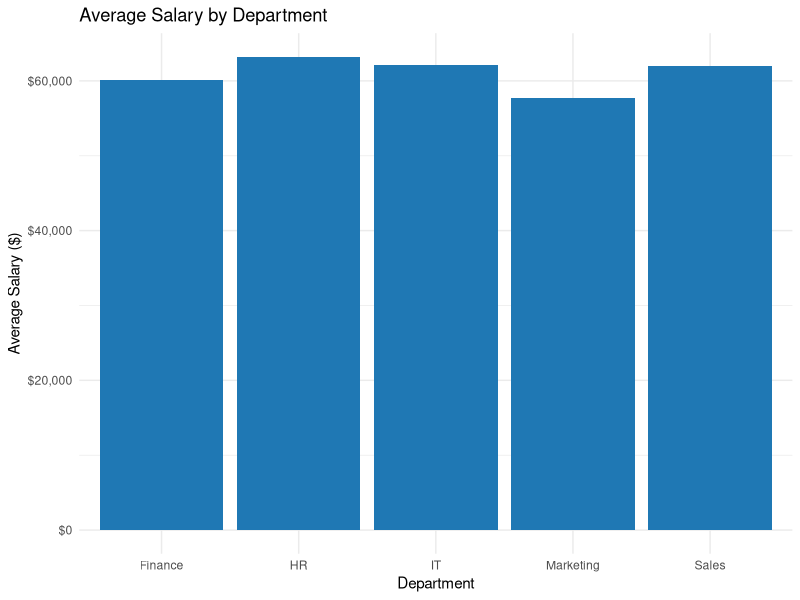
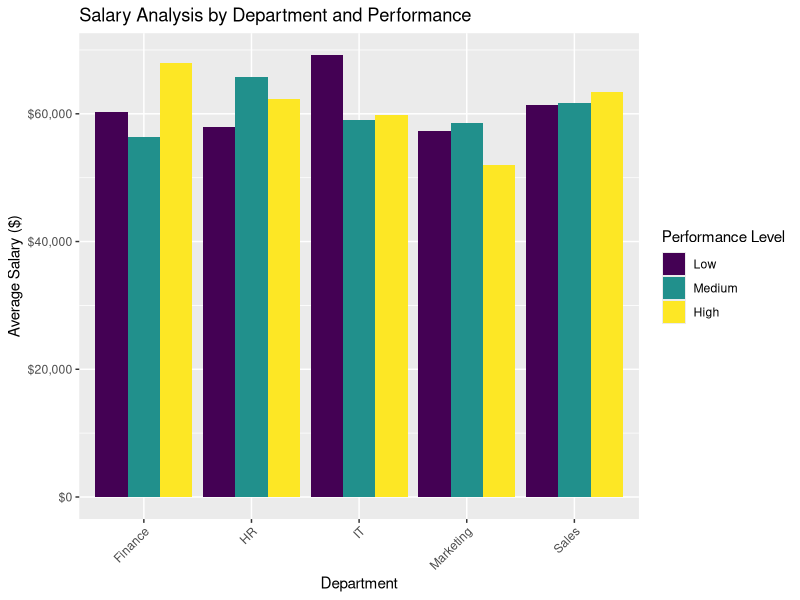
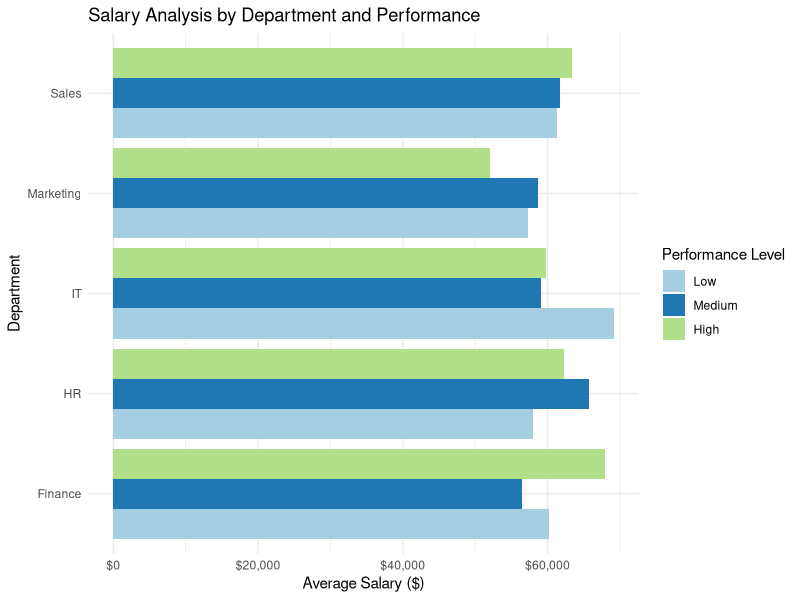
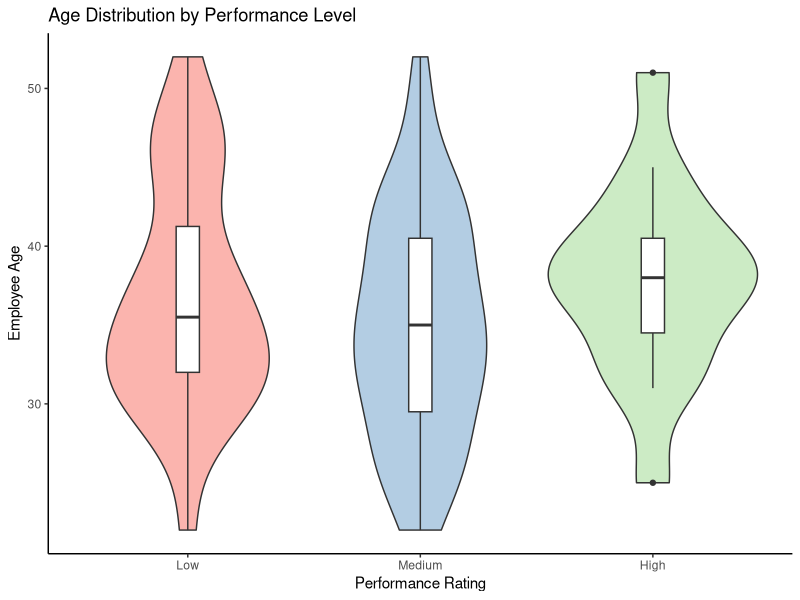
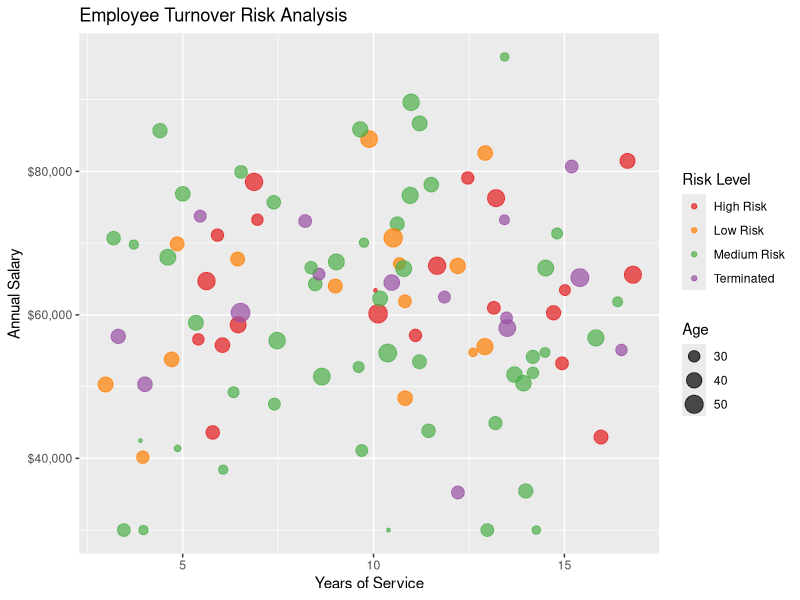

The R source for these figures, in order:
## ---- chunk 1
knitr::opts_chunk$set(echo = TRUE)
## ---- chunk 2
# R variables
# Examples of variables
A = 4.5          # Numeric
B = "House"      # Character
C = FALSE        # Logical

# Display the value of C
C
## ---- chunk 3
# R vectors
# Create vectors
A = c(1, 2, 3)                # Numeric vector
B = c("blue", "red", "yellow") # Character vector
C = c(TRUE, FALSE, FALSE)     # Logical vector

# Display the vector B
B

# Access specific elements of B
B[1:2]
## ---- chunk 4

# Create vectors
vectorA = c(1, 2, 3)
vectorB = c(4, 5, 6)

# Combine vectors into matrices
Matrix1 = rbind(vectorA, vectorB)  # Combine by row
Matrix2 = cbind(vectorA, vectorB)  # Combine by column

# Display Matrix1
Matrix1

# Display Matrix2
Matrix2

# Check dimensions of Matrix2
dim(Matrix2)

# Access specific elements of Matrix2
Matrix2[2, 2]
## ---- chunk 5
# Create a numeric vector
vectorA = c(1, 3, 2, 2, 4, 1)

# Convert to a factor with labels
factorA = factor(vectorA, 
                 levels = c(1, 2, 3), 
                 labels = c("Primary", "Secondary", "Tertiary"))

# Display factorA
factorA
## ---- chunk 6
# Create vectors
edu = c(1, 2, 3)
edu = factor(edu, 
             levels = c(1, 2, 3), 
             labels = c("Primary", "Secondary", "Tertiary"))
Name = c("Amira", "Jumana", "Carole")
Age = c(35, 32, 43)
Beneficiaries = c(TRUE, TRUE, FALSE)

# Combine vectors into a data frame
data = data.frame(Name, Age, Education = edu, Beneficiaries)

# Display the data frame
data

# Access specific columns
data$Education
data$Age
## ---- chunk 7
# Define a function to sum two numbers
sumNumbers = function(a, b) {
  y = a + b
  return(y)
}

# Use the function with  1 and 3 values as arguments. y= 1 + 3  will return as a result the 4
sumNumbers(1, 3)
## ---- chunk 8
# Example of if/else
x = 3
if (x < 0) {
  print("Negative")
} else if (x > 0) {
  print("Positive")
} else {
  print("Zero")
}
## ---- chunk 9
# Display numbers from 1 to 6
i = 1
while (i <= 6) {
  print(i)
  i = i + 1
}
## ---- chunk 10
# Sum numbers from 1 to 6
x = c(1, 2, 3, 4, 5, 6)
y = 0 # initialize y in 0
for (i in x) {
  y = y + i
}
y
## ---- chunk 11

# Create fake employee dataset
set.seed(123) # 

# Generate 100 employee records
employee_data <- data.frame(
  Employee_ID = 1001:1100,
  Name = paste0("Employee_", 1001:1100),
  Age = round(rnorm(100, mean = 35, sd = 8)),
  Active_Status = sample(c(TRUE, FALSE), 100, replace = TRUE, prob = c(0.85, 0.15)),
  Hire_Date = sample(seq(as.Date('2010-01-01'), as.Date('2023-12-31'), by = "day"), 100),
  Performance = sample(c("Low", "Medium", "High"), 100, replace = TRUE, 
                      prob = c(0.2, 0.6, 0.2)),
  Department = sample(c("Sales", "Marketing", "IT", "HR", "Finance"), 100, replace = TRUE),
  Salary = round(rnorm(100, mean = 60000, sd = 15000)),
  stringsAsFactors = FALSE
)

# Ensure age is between 22 and 65
employee_data$Age <- pmax(22, pmin(65, employee_data$Age))

# Clean up negative salaries
employee_data$Salary <- pmax(30000, employee_data$Salary)

# Convert Performance to ordered factor
employee_data$Performance <- factor(employee_data$Performance, 
                                   levels = c("Low", "Medium", "High"),
                                   ordered = TRUE)

# Add tenure in years
employee_data$Tenure <- as.numeric(difftime(Sys.Date(), employee_data$Hire_Date, units = "days"))/365.25

# Show structure
str(employee_data)
## ---- chunk 12
subdata <- employee_data[1:10,]
## ---- chunk 13
str(subdata)

unique(subdata$Name)
## ---- chunk 14
library(dplyr)
library(tidyverse)
## ---- chunk 15

# Correct using mutate() and pipeline (%>%)
subdata <- subdata %>%
  mutate(Name = if_else(Name %in% c("Employee_1001"),
                        "Renamed_1001",
                        Name))
unique(subdata$Name)
## ---- chunk 16
# Keep specific columns
subdata_new <- subdata %>%
  dplyr::select(c("Employee_ID", "Name", "Age"))

str(subdata_new)

# Remove specific columns
subdata_new <- subdata %>%
  dplyr::select(-c("Active_Status", "Hire_Date", "Performance"))

str(subdata_new)
## ---- chunk 17
subdata <- subdata %>%
  rename(
    Years_exp = Tenure
  )

str (subdata)
## ---- chunk 18
subdata_new <- subdata %>%
   filter(Age < 30 & Department %in% c("IT"))
## ---- chunk 19
summary_Age <- subdata %>%
  group_by(Name) %>%
  summarise(Average_Age = mean(Age))
## ---- chunk 20
table(subdata$Name, subdata$Performance)
## ---- chunk 21
library(readxl)
library(here)
library(dplyr)
library(tidyr)
library(lubridate)  
library(ggplot2)
library(scales)
library(openxlsx) # New library for Excel file manipulation

# Load the necessary libraries
library(dplyr)      # For data manipulation
library(ggplot2)    # For data visualization
library(scales)     # For formatting axis labels (e.g., currency)

# Start with the employee_data dataset and begin a pipeline
employee_data %>%
    # Group the data by the 'Department' column
  group_by(Department) %>%
  
  # Calculate the average salary for each department
  summarise(Avg_Salary = mean(Salary)) %>%
  
  # Begin creating a plot with ggplot2
  ggplot(aes(x = Department, y = Avg_Salary)) +
  
  # Add a bar chart layer using the actual average salary values
  geom_bar(stat = "identity", fill = "#1f78b4") +
  
  # Add a title and axis labels to the plot
  labs(title = "Average Salary by Department",
       x = "Department",
       y = "Average Salary ($)") +
  
  # Format the y-axis labels to display as currency
  scale_y_continuous(labels = dollar_format()) +
  
  # Apply a minimal theme for a clean look
  theme_minimal()


## ---- chunk 22
employee_data %>%
   group_by(Department, Performance) %>%
    summarise(Avg_Salary = mean(Salary)) %>%
  
  # Begin plotting: set Department on x-axis, Avg_Salary on y-axis, and fill bars by Performance
  ggplot(aes(x = Department, y = Avg_Salary, fill = Performance)) +
  
  # Create a bar chart with bars side-by-side for each performance level
  geom_bar(stat = "identity", position = position_dodge()) +

  # Add a title and axis/legend labels to the plot
  labs(
    title = "Salary Analysis by Department and Performance",
    y = "Average Salary ($)",
    fill = "Performance Level"
  ) +
  
  # Format the y-axis labels to display as currency
  scale_y_continuous(labels = dollar_format()) +
  
  # Rotate x-axis labels for better readability
  theme(axis.text.x = element_text(angle = 45, hjust = 1))

## ---- chunk 23
employee_data %>%
   group_by(Department, Performance) %>%
   summarise(Avg_Salary = mean(Salary)) %>%
   ggplot(aes(x = Department, y = Avg_Salary, fill = Performance)) +
   geom_bar(stat = "identity", position = position_dodge()) +
  # Apply a color palette for better visual distinction between performance levels
   scale_fill_brewer(palette = "Paired") +
  # Flips the coordinates
  coord_flip()+
  labs(
    title = "Salary Analysis by Department and Performance",
    y = "Average Salary ($)",
    fill = "Performance Level"
  ) +
 
  scale_y_continuous(labels = dollar_format()) +

# Apply a minimal theme for a clean look
  theme_minimal()

## ---- chunk 24
employee_data %>%
  ggplot(aes(x=Performance, y=Age, fill=Performance)) +
  geom_violin(show.legend=FALSE) + #new function rather than geom_bar
  geom_boxplot(width=0.1, fill="white") +
  scale_fill_brewer(palette="Pastel1") +
  labs(title="Age Distribution by Performance Level",
       x="Performance Rating",
       y="Employee Age") +
  theme_classic()
## ---- chunk 25

employee_data %>%
  # Create a new column 'Turnover_Risk' based on employee status, tenure, and performance
  mutate(Turnover_Risk = ifelse(!Active_Status, "Terminated",  # If not active, mark as Terminated
                               ifelse(Tenure > 5 & Performance == "Low", "High Risk",  # Long tenure + low performance = high risk
                                      ifelse(Tenure > 3 & Performance == "Medium", "Medium Risk", "Low Risk")))) %>%
  
  # Begin plotting: x-axis is Tenure, y-axis is Salary, color by Turnover_Risk, size by Age
  ggplot(aes(x = Tenure, y = Salary, color = Turnover_Risk, size = Age)) +
  
  # Use scatter plot with semi-transparent points
  geom_point(alpha = 0.7) +
  
  # Manually assign colors to each risk category for clarity
  scale_color_manual(values = c("#e41a1c", "#ff7f00", "#4daf4a", "#984ea3")) +
  
  # Add title and axis labels
  labs(title = "Employee Turnover Risk Analysis",
       x = "Years of Service",
       y = "Annual Salary",
       color = "Risk Level",
       size = "Age") +
  
  # Format y-axis labels as currency
  scale_y_continuous(labels = dollar_format())



